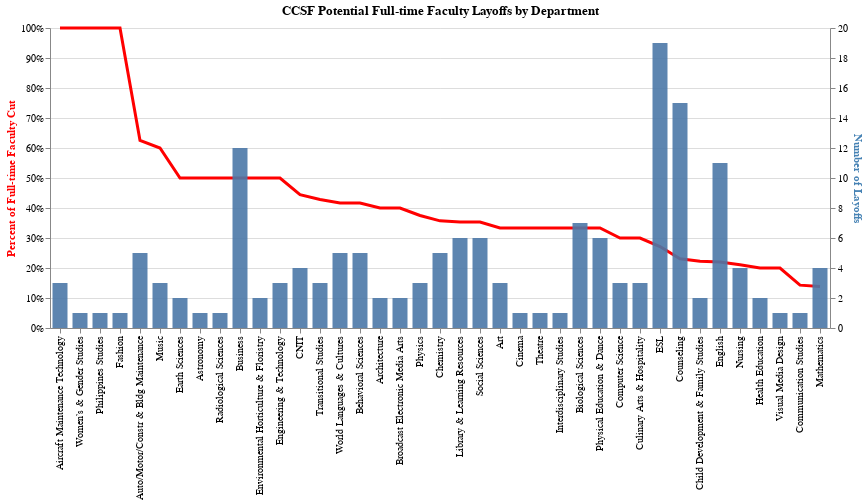

Notebook cell for this chart:
### Code cell
sortreduc = nozero.sort_values(by=[reduc], ascending=False)

line = alt.Chart(sortreduc).mark_line(
    color="red",
    size=3,
    #opacity=0.3
).properties(
    title="CCSF Potential Full-time Faculty Layoffs by Department"
).encode(
    x=alt.X(dep+':O', sort=sortreduc[dep].tolist(), axis=alt.Axis(title=None)),
    y=alt.Y(reduc+':Q', axis=alt.Axis(titleColor="red", format='%'))
)

chart = alt.Chart(sortreduc).mark_bar(
    width=15,
    opacity=0.9
).encode(
    x=alt.X(dep+':O', sort=sortreduc[dep].tolist()),
    y=alt.Y(lay+':Q', axis=alt.Axis(title="Number of Layoffs", titleColor="#4682B4", grid=True))
)

#alt.concat(chart1, line)
#(chart + line).properties(width=600)
alt.layer(line, chart).resolve_scale(y='independent').configure_view(
    strokeWidth=0
)

### Figure 1 — Vega-Lite specification as saved in the notebook (floating-point values rounded to 4 significant figures)
{"config": {"view": {"continuousWidth": 400, "continuousHeight": 300, "strokeWidth": 0}}, "layer": [{"mark": {"type": "line", "color": "red", "size": 3}, "encoding": {"x": {"type": "ordinal", "axis": {"title": null}, "field": "Department", "sort": ["Aircraft Maintenance Technology", "Women’s & Gender Studies", "Philippines Studies", "Fashion", "Auto/Motor/Constr & Bldg Maintenance", "Music", "Earth Sciences", "Astronomy", "Radiological Sciences", "Business", "Environmental Horticulture & Floristry", "Engineering & Technology", "CNIT", "Transitional Studies", "World Languages & Cultures", "Behavioral Sciences", "Architecture", "Broadcast Electronic Media Arts", "Physics", "Chemistry", "Library & Learning Resources", "Social Sciences", "Art", "Cinema", "Theatre", "Interdisciplinary Studies", "Biological Sciences", "Physical Education & Dance", "Computer Science", "Culinary Arts & Hospitality", "ESL", "Counseling", "Child Development & Family Studies", "English", "Nursing", "Health Education", "Visual Media Design", "Communication Studies", "Mathematics"]}, "y": {"type": "quantitative", "axis": {"format": "%", "titleColor": "red"}, "field": "Percent of Full-time Faculty Cut"}}, "title": "CCSF Potential Full-time Faculty Layoffs by Department"}, {"mark": {"type": "bar", "opacity": 0.9, "width": 15}, "encoding": {"x": {"type": "ordinal", "field": "Department", "sort": ["Aircraft Maintenance Technology", "Women’s & Gender Studies", "Philippines Studies", "Fashion", "Auto/Motor/Constr & Bldg Maintenance", "Music", "Earth Sciences", "Astronomy", "Radiological Sciences", "Business", "Environmental Horticulture & Floristry", "Engineering & Technology", "CNIT", "Transitional Studies", "World Languages & Cultures", "Behavioral Sciences", "Architecture", "Broadcast Electronic Media Arts", "Physics", "Chemistry", "Library & Learning Resources", "Social Sciences", "Art", "Cinema", "Theatre", "Interdisciplinary Studies", "Biological Sciences", "Physical Education & Dance", "Computer Science", "Culinary Arts & Hospitality", "ESL", "Counseling", "Child Development & Family Studies", "English", "Nursing", "Health Education", "Visual Media Design", "Communication Studies", "Mathematics"]}, "y": {"type": "quantitative", "axis": {"grid": true, "title": "Number of Layoffs", "titleColor": "#4682B4"}, "field": "Layoffs"}}}], "data": {"name": "data-3fac4b996f6bf7290f748dbfd2e8f76d"}, "resolve": {"scale": {"y": "independent"}}, "$schema": "https://vega.github.io/schema/vega-lite/v4.8.1.json", "datasets": {"data-3fac4b996f6bf7290f748dbfd2e8f76d": [{"Department": "Aircraft Maintenance Technology", "Layoffs": 3.0, "Total": 3, "Total department names ": "Aircraft Maintenance Technology", "Percent of Full-time Faculty Cut": 1.0}, {"Department": "Women’s & Gender Studies", "Layoffs": 1.0, "Total": 1, "Total department names ": "Women's & Gender Studies", "Percent of Full-time Faculty Cut": 1.0}, {"Department": "Philippines Studies", "Layoffs": 1.0, "Total": 1, "Total department names ": "Philippines Studies", "Percent of Full-time Faculty Cut": 1.0}, {"Department": "Fashion", "Layoffs": 1.0, "Total": 1, "Total department names ": "Fashion", "Percent of Full-time Faculty Cut": 1.0}, {"Department": "Auto/Motor/Constr & Bldg Maintenance", "Layoffs": 5.0, "Total": 8, "Total department names ": "Auto/Motor/Constr & Bldg Maintenance", "Percent of Full-time Faculty Cut": 0.625}, {"Department": "Music", "Layoffs": 3.0, "Total": 5, "Total department names ": "Music", "Percent of Full-time Faculty Cut": 0.6}, {"Department": "Earth Sciences", "Layoffs": 2.0, "Total": 4, "Total department names ": "Earth Sciences", "Percent of Full-time Faculty Cut": 0.5}, {"Department": "Astronomy", "Layoffs": 1.0, "Total": 2, "Total department names ": "Astronomy", "Percent of Full-time Faculty Cut": 0.5}, {"Department": "Radiological Sciences", "Layoffs": 1.0, "Total": 2, "Total department names ": "Radiological Sciences", "Percent of Full-time Faculty Cut": 0.5}, {"Department": "Business", "Layoffs": 12.0, "Total": 24, "Total department names ": "Business", "Percent of Full-time Faculty Cut": 0.5}, {"Department": "Environmental Horticulture & Floristry", "Layoffs": 2.0, "Total": 4, "Total department names ": "Environmental Horticulture & Floristry", "Percent of Full-time Faculty Cut": 0.5}, {"Department": "Engineering & Technology", "Layoffs": 3.0, "Total": 6, "Total department names ": "Engineering & Technology", "Percent of Full-time Faculty Cut": 0.5}, {"Department": "CNIT", "Layoffs": 4.0, "Total": 9, "Total department names ": "CNIT", "Percent of Full-time Faculty Cut": 0.4444}, {"Department": "Transitional Studies", "Layoffs": 3.0, "Total": 7, "Total department names ": "Transitional Studies", "Percent of Full-time Faculty Cut": 0.4286}, {"Department": "World Languages & Cultures", "Layoffs": 5.0, "Total": 12, "Total department names ": "World Languages & cultures", "Percent of Full-time Faculty Cut": 0.4167}, {"Department": "Behavioral Sciences", "Layoffs": 5.0, "Total": 12, "Total department names ": "Behavioral Sciences", "Percent of Full-time Faculty Cut": 0.4167}, {"Department": "Architecture", "Layoffs": 2.0, "Total": 5, "Total department names ": "Architecture", "Percent of Full-time Faculty Cut": 0.4}, {"Department": "Broadcast Electronic Media Arts", "Layoffs": 2.0, "Total": 5, "Total department names ": "Broadcast Electronic Media Arts", "Percent of Full-time Faculty Cut": 0.4}, {"Department": "Physics", "Layoffs": 3.0, "Total": 8, "Total department names ": "Physics", "Percent of Full-time Faculty Cut": 0.375}, {"Department": "Chemistry", "Layoffs": 5.0, "Total": 14, "Total department names ": "Chemistry", "Percent of Full-time Faculty Cut": 0.3571}, {"Department": "Library & Learning Resources", "Layoffs": 6.0, "Total": 17, "Total department names ": "Library & Learning Resources", "Percent of Full-time Faculty Cut": 0.3529}, {"Department": "Social Sciences", "Layoffs": 6.0, "Total": 17, "Total department names ": "Social Sciences", "Percent of Full-time Faculty Cut": 0.3529}, {"Department": "Art", "Layoffs": 3.0, "Total": 9, "Total department names ": "Art", "Percent of Full-time Faculty Cut": 0.3333}, {"Department": "Cinema", "Layoffs": 1.0, "Total": 3, "Total department names ": "Cinema", "Percent of Full-time Faculty Cut": 0.3333}, {"Department": "Theatre", "Layoffs": 1.0, "Total": 3, "Total department names ": "Theater Arts", "Percent of Full-time Faculty Cut": 0.3333}, {"Department": "Interdisciplinary Studies", "Layoffs": 1.0, "Total": 3, "Total department names ": "Interdisciplinary Studies", "Percent of Full-time Faculty Cut": 0.3333}, {"Department": "Biological Sciences", "Layoffs": 7.0, "Total": 21, "Total department names ": "Biological Sciences", "Percent of Full-time Faculty Cut": 0.3333}, {"Department": "Physical Education & Dance", "Layoffs": 6.0, "Total": 18, "Total department names ": "Physical Education & Dance", "Percent of Full-time Faculty Cut": 0.3333}, {"Department": "Computer Science", "Layoffs": 3.0, "Total": 10, "Total department names ": "Computer Science", "Percent of Full-time Faculty Cut": 0.3}, {"Department": "Culinary Arts & Hospitality", "Layoffs": 3.0, "Total": 10, "Total department names ": "Culinary Arts & Hospitality Studies", "Percent of Full-time Faculty Cut": 0.3}, {"Department": "ESL", "Layoffs": 19.0, "Total": 70, "Total department names ": "ESL", "Percent of Full-time Faculty Cut": 0.2714}, {"Department": "Counseling", "Layoffs": 15.0, "Total": 65, "Total department names ": "Counseling", "Percent of Full-time Faculty Cut": 0.2308}, {"Department": "Child Development & Family Studies", "Layoffs": 2.0, "Total": 9, "Total department names ": "Child Development & Family Studies", "Percent of Full-time Faculty Cut": 0.2222}, {"Department": "English", "Layoffs": 11.0, "Total": 50, "Total department names ": "English", "Percent of Full-time Faculty Cut": 0.22}, {"Department": "Nursing", "Layoffs": 4.0, "Total": 19, "Total department names ": "Nursing", "Percent of Full-time Faculty Cut": 0.2105}, {"Department": "Health Education", "Layoffs": 2.0, "Total": 10, "Total department names ": "Health Education", "Percent of Full-time Faculty Cut": 0.2}, {"Department": "Visual Media Design", "Layoffs": 1.0, "Total": 5, "Total department names ": "Visual Media Design", "Percent of Full-time Faculty Cut": 0.2}, {"Department": "Communication Studies", "Layoffs": 1.0, "Total": 7, "Total department names ": "Communication Studies", "Percent of Full-time Faculty Cut": 0.1429}, {"Department": "Mathematics", "Layoffs": 4.0, "Total": 29, "Total department names ": "Mathematics", "Percent of Full-time Faculty Cut": 0.1379}]}}
